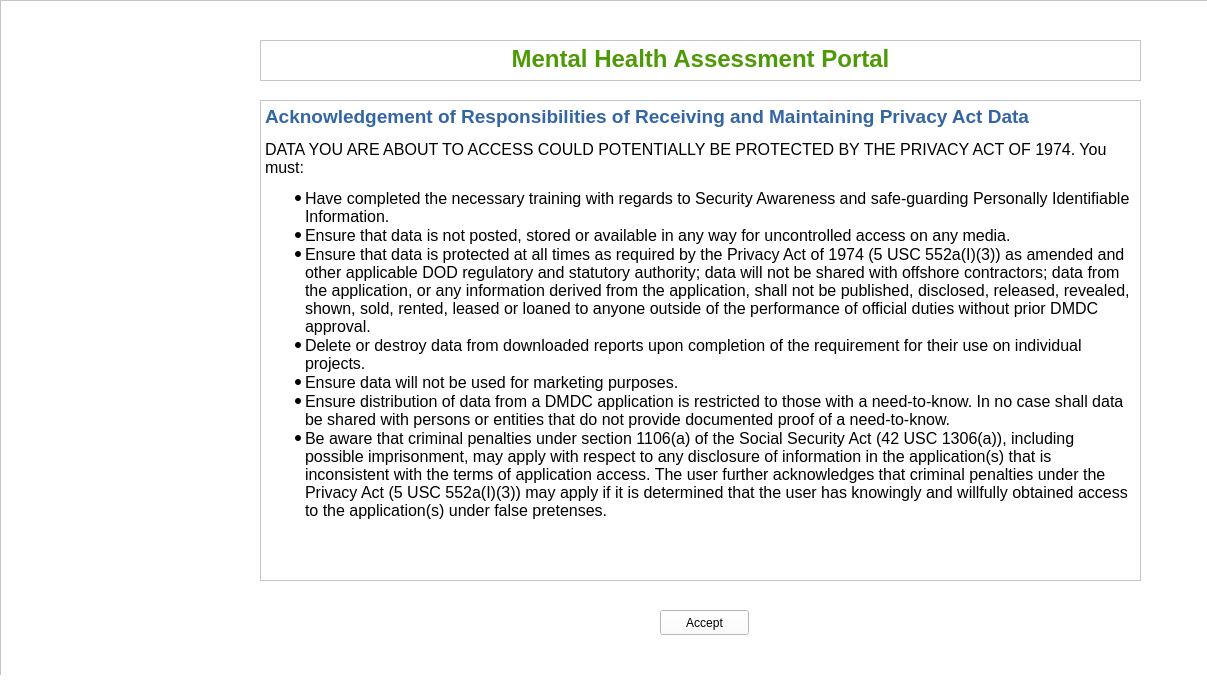
<?xml version="1.0" encoding="UTF-8"?>
<ui version="4.0">
 <class>MainWindow</class>
 <widget class="QMainWindow" name="MainWindow">
  <property name="geometry">
   <rect>
    <x>0</x>
    <y>0</y>
    <width>1207</width>
    <height>697</height>
   </rect>
  </property>
  <property name="windowTitle">
   <string>MainWindow</string>
  </property>
  <property name="styleSheet">
   <string notr="true">background-color: rgb(255, 255, 255);</string>
  </property>
  <property name="animated">
   <bool>false</bool>
  </property>
  <widget class="QWidget" name="centralwidget">
   <widget class="QFrame" name="frame">
    <property name="geometry">
     <rect>
      <x>0</x>
      <y>0</y>
      <width>1431</width>
      <height>701</height>
     </rect>
    </property>
    <property name="frameShape">
     <enum>QFrame::StyledPanel</enum>
    </property>
    <property name="frameShadow">
     <enum>QFrame::Raised</enum>
    </property>
    <widget class="QLabel" name="label">
     <property name="geometry">
      <rect>
       <x>100</x>
       <y>10</y>
       <width>181</width>
       <height>141</height>
      </rect>
     </property>
     <property name="text">
      <string/>
     </property>
     <property name="pixmap">
      <pixmap>fdab4217-ca15-4704-ae4c-216721245620_1.6373d75f8bcf8cea46755552d5d19d71.jpeg</pixmap>
     </property>
     <property name="scaledContents">
      <bool>true</bool>
     </property>
     <property name="openExternalLinks">
      <bool>false</bool>
     </property>
     <property name="textInteractionFlags">
      <set>Qt::NoTextInteraction</set>
     </property>
    </widget>
    <widget class="QPushButton" name="pushButton">
     <property name="geometry">
      <rect>
       <x>660</x>
       <y>610</y>
       <width>89</width>
       <height>25</height>
      </rect>
     </property>
     <property name="text">
      <string>Accept</string>
     </property>
    </widget>
    <widget class="QTextEdit" name="textEdit">
     <property name="geometry">
      <rect>
       <x>260</x>
       <y>100</y>
       <width>881</width>
       <height>481</height>
      </rect>
     </property>
     <property name="undoRedoEnabled">
      <bool>false</bool>
     </property>
     <property name="readOnly">
      <bool>true</bool>
     </property>
     <property name="html">
      <string>&lt;!DOCTYPE HTML PUBLIC &quot;-//W3C//DTD HTML 4.0//EN&quot; &quot;http://www.w3.org/TR/REC-html40/strict.dtd&quot;&gt;
&lt;html&gt;&lt;head&gt;&lt;meta name=&quot;qrichtext&quot; content=&quot;1&quot; /&gt;&lt;style type=&quot;text/css&quot;&gt;
p, li { white-space: pre-wrap; }
&lt;/style&gt;&lt;/head&gt;&lt;body style=&quot; font-family:'Ubuntu'; font-size:11pt; font-weight:400; font-style:normal;&quot;&gt;
&lt;p style=&quot; margin-top:12px; margin-bottom:12px; margin-left:0px; margin-right:0px; -qt-block-indent:0; text-indent:0px;&quot;&gt;&lt;span style=&quot; font-size:14pt; font-weight:600; color:#3465a4;&quot;&gt;Acknowledgement of Responsibilities of Receiving and Maintaining Privacy Act Data&lt;/span&gt;&lt;/p&gt;
&lt;p style=&quot; margin-top:12px; margin-bottom:12px; margin-left:0px; margin-right:0px; -qt-block-indent:0; text-indent:0px;&quot;&gt;&lt;span style=&quot; font-size:12pt;&quot;&gt;DATA YOU ARE ABOUT TO ACCESS COULD POTENTIALLY BE PROTECTED BY THE PRIVACY ACT OF 1974. You must:&lt;/span&gt;&lt;/p&gt;
&lt;ul style=&quot;margin-top: 0px; margin-bottom: 0px; margin-left: 0px; margin-right: 0px; -qt-list-indent: 1;&quot;&gt;&lt;li style=&quot; font-size:12pt;&quot; style=&quot; margin-top:12px; margin-bottom:0px; margin-left:0px; margin-right:0px; -qt-block-indent:0; text-indent:0px;&quot;&gt;Have completed the necessary training with regards to Security Awareness and safe-guarding Personally Identifiable Information.&lt;/li&gt;
&lt;li style=&quot; font-size:12pt;&quot; style=&quot; margin-top:0px; margin-bottom:0px; margin-left:0px; margin-right:0px; -qt-block-indent:0; text-indent:0px;&quot;&gt;Ensure that data is not posted, stored or available in any way for uncontrolled access on any media. &lt;/li&gt;
&lt;li style=&quot; font-size:12pt;&quot; style=&quot; margin-top:0px; margin-bottom:0px; margin-left:0px; margin-right:0px; -qt-block-indent:0; text-indent:0px;&quot;&gt;Ensure that data is protected at all times as required by the Privacy Act of 1974 (5 USC 552a(I)(3)) as amended and other applicable DOD regulatory and statutory authority; data will not be shared with offshore contractors; data from the application, or any information derived from the application, shall not be published, disclosed, released, revealed, shown, sold, rented, leased or loaned to anyone outside of the performance of official duties without prior DMDC approval.&lt;/li&gt;
&lt;li style=&quot; font-size:12pt;&quot; style=&quot; margin-top:0px; margin-bottom:0px; margin-left:0px; margin-right:0px; -qt-block-indent:0; text-indent:0px;&quot;&gt;Delete or destroy data from downloaded reports upon completion of the requirement for their use on individual projects.&lt;/li&gt;
&lt;li style=&quot; font-size:12pt;&quot; style=&quot; margin-top:0px; margin-bottom:0px; margin-left:0px; margin-right:0px; -qt-block-indent:0; text-indent:0px;&quot;&gt;Ensure data will not be used for marketing purposes.&lt;/li&gt;
&lt;li style=&quot; font-size:12pt;&quot; style=&quot; margin-top:0px; margin-bottom:0px; margin-left:0px; margin-right:0px; -qt-block-indent:0; text-indent:0px;&quot;&gt;Ensure distribution of data from a DMDC application is restricted to those with a need-to-know. In no case shall data be shared with persons or entities that do not provide documented proof of a need-to-know.&lt;/li&gt;
&lt;li style=&quot; font-size:12pt;&quot; style=&quot; margin-top:0px; margin-bottom:12px; margin-left:0px; margin-right:0px; -qt-block-indent:0; text-indent:0px;&quot;&gt;Be aware that criminal penalties under section 1106(a) of the Social Security Act (42 USC 1306(a)), including possible imprisonment, may apply with respect to any disclosure of information in the application(s) that is inconsistent with the terms of application access. The user further acknowledges that criminal penalties under the Privacy Act (5 USC 552a(I)(3)) may apply if it is determined that the user has knowingly and willfully obtained access to the application(s) under false pretenses.&lt;/li&gt;&lt;/ul&gt;&lt;/body&gt;&lt;/html&gt;</string>
     </property>
    </widget>
    <widget class="QTextEdit" name="textEdit_2">
     <property name="geometry">
      <rect>
       <x>260</x>
       <y>40</y>
       <width>881</width>
       <height>41</height>
      </rect>
     </property>
     <property name="readOnly">
      <bool>true</bool>
     </property>
     <property name="html">
      <string>&lt;!DOCTYPE HTML PUBLIC &quot;-//W3C//DTD HTML 4.0//EN&quot; &quot;http://www.w3.org/TR/REC-html40/strict.dtd&quot;&gt;
&lt;html&gt;&lt;head&gt;&lt;meta name=&quot;qrichtext&quot; content=&quot;1&quot; /&gt;&lt;style type=&quot;text/css&quot;&gt;
p, li { white-space: pre-wrap; }
&lt;/style&gt;&lt;/head&gt;&lt;body style=&quot; font-family:'Ubuntu'; font-size:11pt; font-weight:400; font-style:normal;&quot;&gt;
&lt;p align=&quot;center&quot; style=&quot; margin-top:0px; margin-bottom:0px; margin-left:0px; margin-right:0px; -qt-block-indent:0; text-indent:0px;&quot;&gt;&lt;span style=&quot; font-size:18pt; font-weight:600; color:#4e9a06;&quot;&gt;Mental Health Assessment Portal&lt;/span&gt;&lt;/p&gt;&lt;/body&gt;&lt;/html&gt;</string>
     </property>
    </widget>
    <zorder>pushButton</zorder>
    <zorder>label</zorder>
    <zorder>textEdit</zorder>
    <zorder>textEdit_2</zorder>
   </widget>
  </widget>
  <widget class="QMenuBar" name="menubar">
   <property name="geometry">
    <rect>
     <x>0</x>
     <y>0</y>
     <width>1207</width>
     <height>22</height>
    </rect>
   </property>
  </widget>
  <widget class="QStatusBar" name="statusbar"/>
 </widget>
 <resources/>
 <connections/>
</ui>
